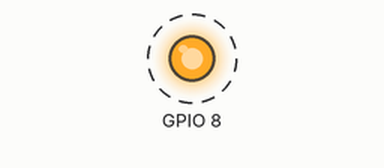
This program was run on a simulated ESP32-C3. On the bench: output pins drawn as LEDs (lit = HIGH). Dashed ring = blinking.

Above: at 0.2 s.
Timing chart, 0 to 3.0 s (numbered marks = the images above):
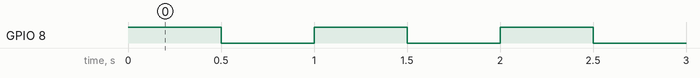

Measured:
- by itself, GPIO 8: alternates HIGH for 0.50 s and LOW for 0.50 s

The program:

main.cpp
```cpp
#include <Arduino.h>
#include "driver/gpio.h"
#include "freertos/FreeRTOS.h"
#include "freertos/task.h"

#include "ST7735_LCD/ST7735.h"

#define CONFIG_ST7735_HOST_SUPERMINI

// #define CONFIG_IDF_TARGET_ESP32

#define PIN_LED_BUILTIN 8U

void setup() {
  gpio_pad_select_gpio(PIN_LED_BUILTIN);
  gpio_set_direction((gpio_num_t)PIN_LED_BUILTIN, GPIO_MODE_OUTPUT);
  st7735_init();
  st7735_invert_color(1);
  // st7735_draw_string(5, 5, "Teste TFT", COLOR_BLUE, COLOR_BLACK, 9);
}

void loop() {
  gpio_set_level((gpio_num_t)PIN_LED_BUILTIN, 1);
  ESP_LOGI("","LED ligado");
  delay(500);
  gpio_set_level((gpio_num_t)PIN_LED_BUILTIN, 0);
  ESP_LOGI("","LED desligado");
  delay(500);
}
```

ST7735.h
```cpp
#pragma once

#include <stdio.h>
#include <stdlib.h>
#include <string.h>
#include <stdint.h>
#include "sdkconfig.h"
#include "freertos/FreeRTOS.h"
#include "freertos/task.h"
#include "esp_system.h"
#include "driver/gpio.h"
#include "driver/spi_master.h"
#include "soc/gpio_struct.h"
#include "ascii_font.h"

#ifdef CONFIG_ST7735_HOST_VSPI
#define PIN_NUM_MISO -1
#define PIN_NUM_MOSI 23  // SDA
#define PIN_NUM_CLK 18
#define PIN_NUM_CS 5

#define PIN_NUM_DC 21
#define PIN_NUM_RST 22

#elif CONFIG_ST7735_HOST_HSPI
#define PIN_NUM_MISO -1
#define PIN_NUM_MOSI 13  // SDA
#define PIN_NUM_CLK 14
#define PIN_NUM_CS 15

#define PIN_NUM_DC 4
#define PIN_NUM_RST 2

#else
#define PIN_NUM_MISO -1
#define PIN_NUM_MOSI 6  // SDA
#define PIN_NUM_CLK 4
#define PIN_NUM_CS 7

#define PIN_NUM_DC 9
#define PIN_NUM_RST 10
#endif

// LCD backlight contorl
#define PIN_NUM_BCKL CONFIG_ST7735_BL_PIN

#ifdef CONFIG_USE_COLOR_RBG565 // R-B-G 5-6-5
// Some ready-made 16-bit (RBG-565) color settings:
#define	COLOR_BLACK      0x0000
#define COLOR_WHITE      0xFFFF
#define	COLOR_RED        0xF800
#define	COLOR_GREEN      0x001F
#define	COLOR_BLUE       0x07E0
#define COLOR_CYAN       0x07FF
#define COLOR_MAGENTA    0xFFE0
#define COLOR_YELLOW     0xF81F
#define	COLOR_GRAY       0x8410
#define	COLOR_OLIVE      0x8011
#else // R-G-B 5-6-5
// Some ready-made 16-bit (RGB-565) color settings:
#define	COLOR_BLACK      0x0000
#define COLOR_WHITE      0xFFFF
#define	COLOR_RED        0xF800
#define	COLOR_GREEN      0x07E0
#define	COLOR_BLUE       0x001F
#define COLOR_CYAN       0x07FF
#define COLOR_MAGENTA    0xF81F
#define COLOR_YELLOW     0xFFE0
#define	COLOR_GRAY       0x8410
#define	COLOR_OLIVE      0x8400
#endif

void st7735_init();
void st7735_rect(int16_t x, int16_t y, int16_t w, int16_t h, uint16_t color);
void st7735_invert_color(int i);
void st7735_fill_screen(uint16_t color);
uint32_t st7735_draw_string(uint16_t x, uint16_t y, const char *pt, int16_t color, int16_t bg_color, uint8_t size);
void st7735_draw_char(int16_t x, int16_t y, char c, int16_t color, int16_t bg_color, uint8_t size);
```

Source omitted: ascii_font.h (data table, 8686 bytes)
